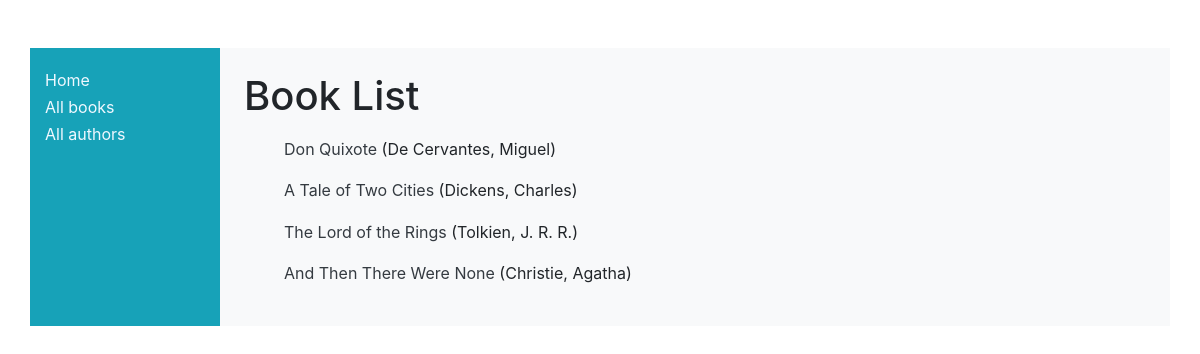
The app's page /catalog/book/ with its own data.
### catalog/models.py (models this page shows, shortened)
class Book(models.Model):
    title = models.CharField(max_length=200)
    author = models.ForeignKey('Author', on_delete=models.SET_NULL, null=True)
    summary = models.TextField(max_length=1001, help_text='Enter a brief description of the book')
    genre = models.ManyToManyField(Genre, help_text='Select a genre for this book')
    language = models.ForeignKey('Language', on_delete=models.SET_NULL, null=True)
    def get_absolute_url(self):
        return reverse('book-detail', args=[str(self.id)])
    def display_genre(self):
        return ', '.join([ genre.name for genre in self.genre.all()[:3] ])
    display_genre.short_description = 'Genre'

class Author(models.Model):
    first_name = models.CharField(max_length=101)
    last_name = models.CharField(max_length=101)
    date_of_birth = models.DateField(null=True, blank=True)
    date_of_death = models.DateField('Died',null=True, blank=True)
    class Meta:
        ordering = ["last_name", "first_name"]
    def __str__(self):
        return f'{self.last_name}, {self.first_name}'

### catalog/views.py (the view)
# urls.py: path('book/', views.BookListView.as_view(), name='books'),
class BookListView(generic.ListView):
    model = Book
    def get_queryset(self):
        return Book.objects.all()
    def get_context_data(self, **kwargs):
        context = super(BookListView, self).get_context_data(**kwargs)
        context['user_data'] = 'Additional data through generic class based view - BookListView in catalog/views.py'
        return context

### catalog/templates/catalog/book_list.html
{% extends "base_generic.html" %}
{% block content %}
    <h1>Book List</h1>
    {% if book_list %}
    <ul>
        {% for book in book_list %}
        <li>
            <a class="text-dark" href="{{ book.get_absolute_url }}">{{ book.title }}</a>
            ({{ book.author }})
        </li>
        {% endfor %}
    </ul>
    {% else %}
        <p>There are no books in the library.</p>
    {% endif %}
{% endblock %}

### catalog/static/css/styles.css (style rules this page uses)
li > a:link, li > a:visited { color: aliceblue; }
li { margin: 2% 0; list-style: none; }

### records on screen
Book: title "Don Quixote", author "De Cervantes, Miguel"
Book: title "A Tale of Two Cities", author "Dickens, Charles"
Book: title "The Lord of the Rings", author "Tolkien, J. R. R."
Book: title "And Then There Were None", author "Christie, Agatha"
